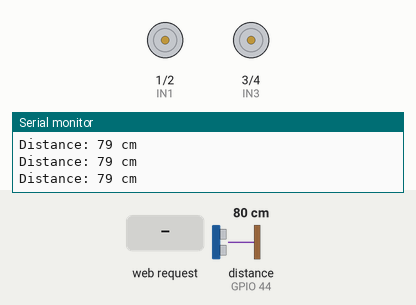
The sketch below on a simulated ESP32. Parts: motor-driver pin pairs drawn as motors (green arrow = first pin HIGH = forward, orange = second pin HIGH = backward, longer = more drive, scaled by the enable pin), the last lines printed to the serial monitor. Wiring (inferred from the names in the program): ultrasonic range finder: trigger GPIO 43; echo GPIO 44. The inputs (shaded band) are chosen by the test bench; at power-on: distance to the obstacle (sensor on GPIO 44) 80 cm. The echo pulse lasts 58.3 µs per cm.

Above: at 1.2 s.
1.3 s: HTTP request GET /forward received
At 2.5 s:
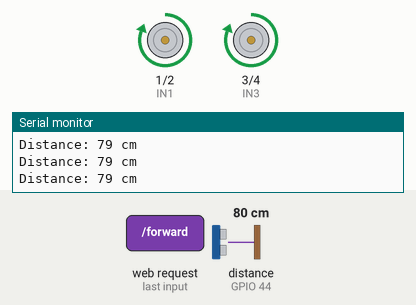
2.8 s: HTTP request GET /backward received
At 3.7 s:
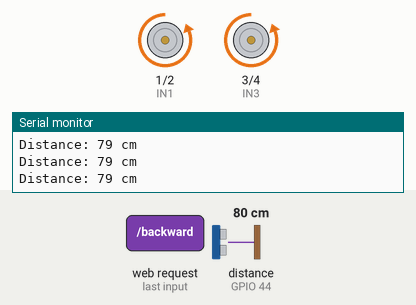
4.3 s: HTTP request GET /left received
At 4.8 s:
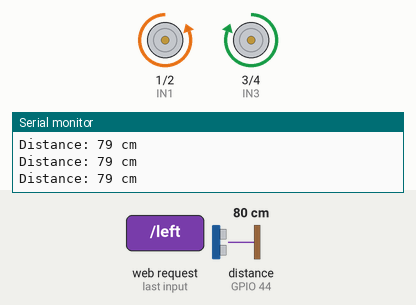
5.8 s: HTTP request GET /right received
At 7.0 s:
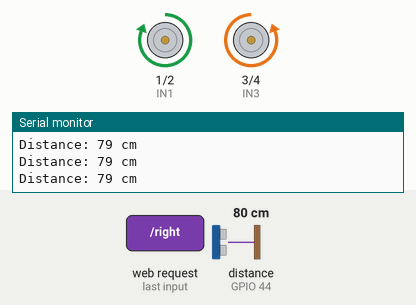
7.3 s: HTTP request GET /stop received
At 8.4 s:
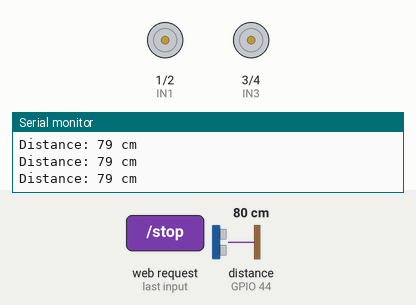
Timing chart, 0 to 9.8 s (numbered marks = the images above; inputs shaded):
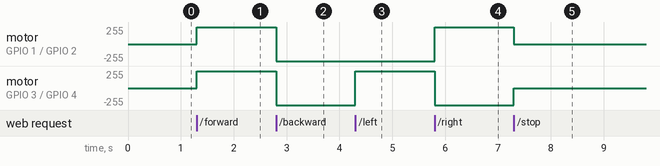

The sketch:

ultrasonic_distance_meter.ino
```cpp
#include <WiFi.h>
#include <WebServer.h>

const char* ssid = "RIYA";
const char* password = "riya1234";

WebServer server(80);

/* ================= MOTOR PINS ================= */
#define IN1 D0
#define IN2 D1
#define IN3 D2
#define IN4 D3
#define ENA D4
#define ENB D5

/* ================= ULTRASONIC ================= */
#define TRIG D6
#define ECHO D7

int distanceCM = 0;
String robotStatus = "Stopped";

/* ================= MOTOR FUNCTIONS ================= */

void stopMotors() {
  digitalWrite(IN1, LOW);
  digitalWrite(IN2, LOW);
  digitalWrite(IN3, LOW);
  digitalWrite(IN4, LOW);
  robotStatus = "Stopped";
}

void forward() {
  digitalWrite(IN1, HIGH);
  digitalWrite(IN2, LOW);

  digitalWrite(IN3, HIGH);
  digitalWrite(IN4, LOW);

  robotStatus = "Moving Forward";
}

void backward() {
  digitalWrite(IN1, LOW);
  digitalWrite(IN2, HIGH);

  digitalWrite(IN3, LOW);
  digitalWrite(IN4, HIGH);

  robotStatus = "Moving Backward";
}

void left() {
  digitalWrite(IN1, LOW);
  digitalWrite(IN2, HIGH);

  digitalWrite(IN3, HIGH);
  digitalWrite(IN4, LOW);

  robotStatus = "Turning Left";
}

void right() {
  digitalWrite(IN1, HIGH);
  digitalWrite(IN2, LOW);

  digitalWrite(IN3, LOW);
  digitalWrite(IN4, HIGH);

  robotStatus = "Turning Right";
}

/* ================= DISTANCE ================= */

int getDistance() {

  digitalWrite(TRIG, LOW);
  delayMicroseconds(2);

  digitalWrite(TRIG, HIGH);
  delayMicroseconds(10);

  digitalWrite(TRIG, LOW);

  long duration = pulseIn(ECHO, HIGH, 30000);

  if (duration == 0)
    return -1;

  return duration * 0.0343 / 2;
}

/* ================= WEB PAGE ================= */

void handleRoot() {

  String page = R"rawliteral(
<!DOCTYPE html>
<html>
<head>

<meta name="viewport" content="width=device-width, initial-scale=1">

<title>ESP32 Distance Robot</title>

<style>

body{
font-family:Arial;
text-align:center;
background:#f5f5f5;
margin-top:20px;
}

.card{
background:white;
width:350px;
margin:auto;
padding:20px;
border-radius:15px;
box-shadow:0px 0px 10px gray;
}

button{
width:120px;
height:70px;
font-size:20px;
margin:5px;
}

.distance{
font-size:40px;
font-weight:bold;
color:blue;
}

.status{
font-size:22px;
font-weight:bold;
color:green;
}

</style>

<meta http-equiv="refresh" content="1">

</head>

<body>

<div class="card">

<h2>WiFi Distance Robot</h2>

<p>Distance</p>
<p class="distance">DISTANCE cm</p>

<p class="status">STATUS</p>

<p>
<a href="/forward"><button>Forward</button></a>
</p>

<p>
<a href="/left"><button>Left</button></a>
<a href="/stop"><button>Stop</button></a>
<a href="/right"><button>Right</button></a>
</p>

<p>
<a href="/backward"><button>Backward</button></a>
</p>

</div>

</body>
</html>
)rawliteral";

  page.replace("DISTANCE", String(distanceCM));
  page.replace("STATUS", robotStatus);

  server.send(200, "text/html", page);
}

/* ================= SETUP ================= */

void setup() {

  Serial.begin(115200);

  pinMode(IN1, OUTPUT);
  pinMode(IN2, OUTPUT);
  pinMode(IN3, OUTPUT);
  pinMode(IN4, OUTPUT);

  pinMode(ENA, OUTPUT);
  pinMode(ENB, OUTPUT);

  pinMode(TRIG, OUTPUT);
  pinMode(ECHO, INPUT);

  digitalWrite(ENA, HIGH);
  digitalWrite(ENB, HIGH);

  stopMotors();

  WiFi.softAP(ssid, password);

  Serial.println();
  Serial.println("WiFi Started");
  Serial.print("IP Address: ");
  Serial.println(WiFi.softAPIP());

  server.on("/", handleRoot);

  server.on("/forward", []() {
    forward();
    server.sendHeader("Location", "/");
    server.send(303);
  });

  server.on("/backward", []() {
    backward();
    server.sendHeader("Location", "/");
    server.send(303);
  });

  server.on("/left", []() {
    left();
    server.sendHeader("Location", "/");
    server.send(303);
  });

  server.on("/right", []() {
    right();
    server.sendHeader("Location", "/");
    server.send(303);
  });

  server.on("/stop", []() {
    stopMotors();
    server.sendHeader("Location", "/");
    server.send(303);
  });

  server.begin();

  Serial.println("Web Server Started");
}

/* ================= LOOP ================= */

void loop() {

  server.handleClient();

  static unsigned long lastRead = 0;

  if (millis() - lastRead > 200) {

    distanceCM = getDistance();

    Serial.print("Distance: ");

    if (distanceCM > 0)
      Serial.print(distanceCM);
    else
      Serial.print("Out of Range");

    Serial.println(" cm");

    lastRead = millis();
  }
}
```

Measured:
- after the input at 1.3 s, motor on GPIO 1 (IN1) / GPIO 2 (IN2), motor on GPIO 3 (IN3) / GPIO 4 (IN4): stopped → forward 255/255 at once
- after the input at 2.8 s, motor on GPIO 1 (IN1) / GPIO 2 (IN2), motor on GPIO 3 (IN3) / GPIO 4 (IN4): forward 255/255 → backward 255/255 at once
- after the input at 4.3 s, motor on GPIO 3 (IN3) / GPIO 4 (IN4): backward 255/255 → forward 255/255 at once
- after the input at 5.8 s, motor on GPIO 1 (IN1) / GPIO 2 (IN2): backward 255/255 → forward 255/255 at once; motor on GPIO 3 (IN3) / GPIO 4 (IN4): forward 255/255 → backward 255/255 at once
- after the input at 7.3 s, motor on GPIO 1 (IN1) / GPIO 2 (IN2): forward 255/255 → stopped at once; motor on GPIO 3 (IN3) / GPIO 4 (IN4): backward 255/255 → stopped at once
